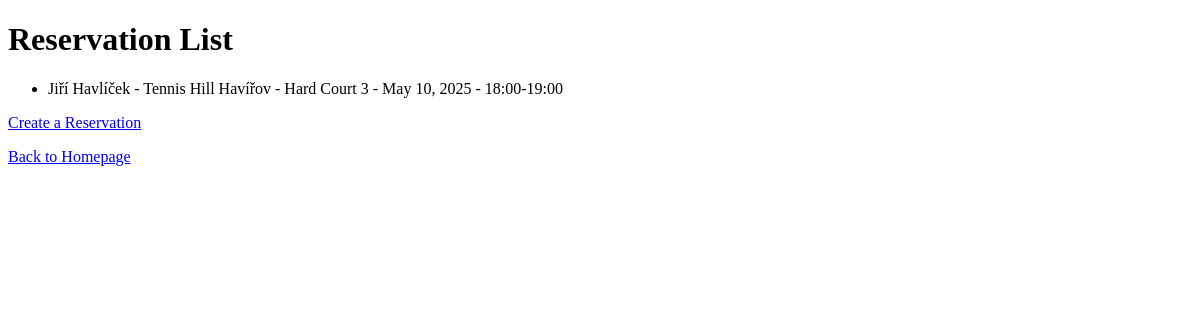
The page /locations/reservations/ on the database as committed earlier.
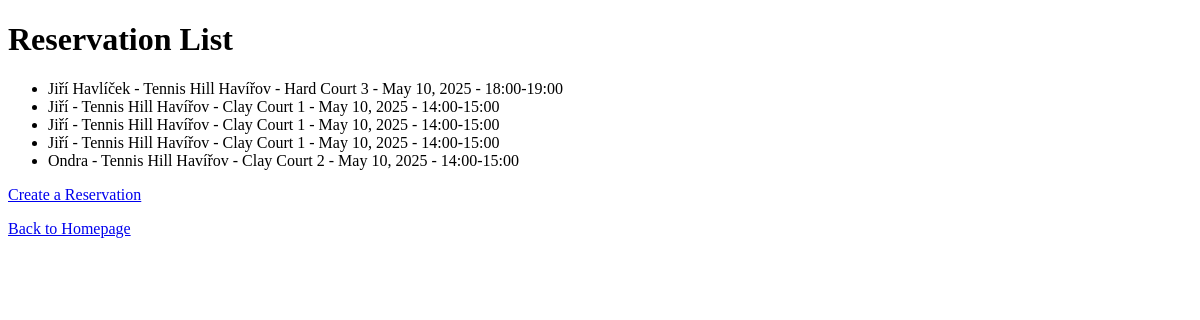
The same page on the database as committed later.
### rezervace/models.py (models this page shows, shortened)
class Reservation(models.Model):
    TIME_SLOTS = [
        ('14:00-15:00', '14:00-15:00'),
        ('15:00-16:00', '15:00-16:00'),
        ('16:00-17:00', '16:00-17:00'),
        ('17:00-18:00', '17:00-18:00'),
        ('18:00-19:00', '18:00-19:00'),
        ('19:00-20:00', '19:00-20:00'),
        ('20:00-21:00', '20:00-21:00'),
    ]
    location = models.ForeignKey(
        'Location',
        on_delete=models.CASCADE,
        verbose_name="Location",
        null=True,  # Allow null values temporarily
        blank=True  # Allow blank values in forms
    )
    court = models.ForeignKey('Court', on_delete=models.CASCADE, related_name='reservations', verbose_name="Court")
    name = models.CharField(max_length=100, verbose_name="Name")
    email = models.EmailField(verbose_name="Email")
    date = models.DateField(verbose_name="Date")
    time_slot = models.CharField(max_length=20, choices=TIME_SLOTS, verbose_name="Time Slot")

class Location(models.Model):
    name = models.CharField(max_length=100)  # Název střediska
    address = models.CharField(max_length=255)  # Adresa střediska
    city = models.CharField(max_length=100)  # Město
    clay_courts = models.PositiveIntegerField(default=0)  # Počet antukových kurtů
    grass_courts = models.PositiveIntegerField(default=0)  # Počet travnatých kurtů
    hard_courts = models.PositiveIntegerField(default=0)  # Počet kurtů s tvrdým povrchem

class Court(models.Model):
    location = models.ForeignKey(Location, on_delete=models.CASCADE, related_name="courts")  # Propojení na středisko
    name = models.CharField(max_length=100)  # Např. "Clay Court 1"
    surface = models.CharField(max_length=50, choices=[  # Typ povrchu kurtu
        ('Clay', 'Clay'),
        ('Grass', 'Grass'),
        ('Hard', 'Hard')
    ])

### rezervace/views.py (the view)
# urls.py: path('reservations/', views.reservation_list, name='reservation_list'),  # Přidání cesty pro seznam rezervací
def reservation_list(request):
    reservations = Reservation.objects.all()  # Načtení všech rezervací
    return render(request, 'rezervace/reservation_list.html', {'reservations': reservations})

### rezervace/templates/rezervace/reservation_list.html (shortened to what this page needs)
<!DOCTYPE html>
<html>
<head>
</head>
<body>
    <h1>Reservation List</h1>
    <ul>
        {% for reservation in reservations %}
        <li>
            {{ reservation.name }} - {{ reservation.location.name }} - {{ reservation.court.name }}
            - {{ reservation.date }} - {{ reservation.time_slot }}
        </li>
        {% endfor %}
    </ul>
    <p>
        <a href="{% url 'select_location' %}">Create a Reservation</a>
    </p>
    <p>
        <a href="{% url 'homepage' %}">Back to Homepage</a>
    </p>
</body>
</html>

Rows that differ between the two databases and show on the page:
added Reservation: name "Jiří", location.name "Tennis Hill Havířov", court.name "Clay Court 1", date "May 10, 2025", time_slot "14:00-15:00"
added Reservation: name "Jiří", location.name "Tennis Hill Havířov", court.name "Clay Court 1", date "May 10, 2025", time_slot "14:00-15:00"
added Reservation: name "Jiří", location.name "Tennis Hill Havířov", court.name "Clay Court 1", date "May 10, 2025", time_slot "14:00-15:00"
added Reservation: name "Ondra", location.name "Tennis Hill Havířov", court.name "Clay Court 2", date "May 10, 2025", time_slot "14:00-15:00"
